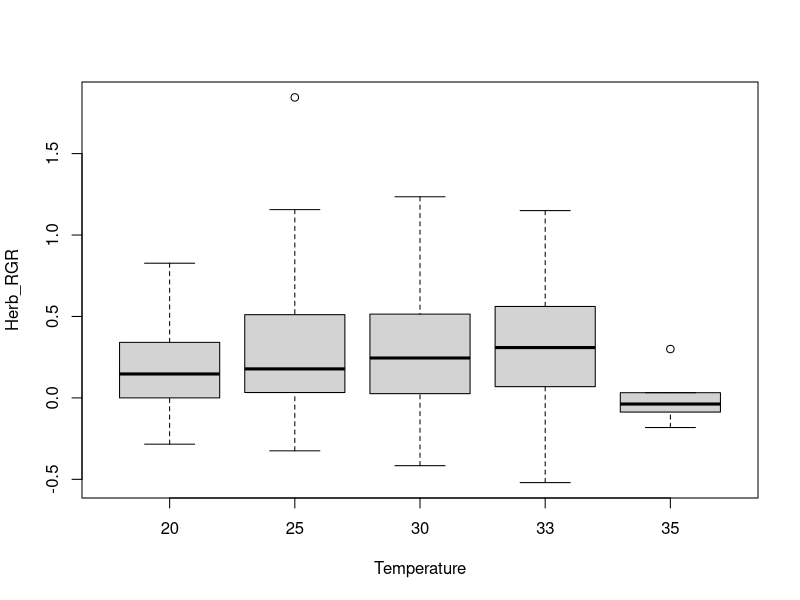
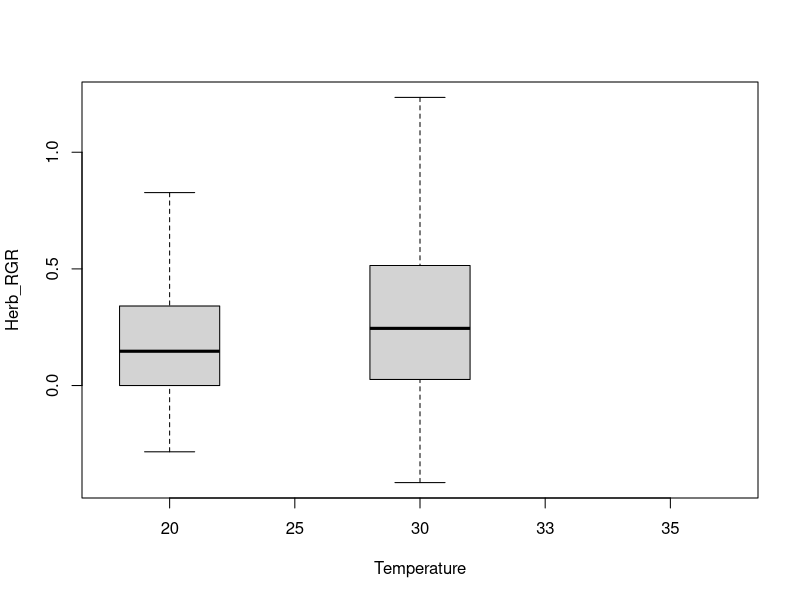
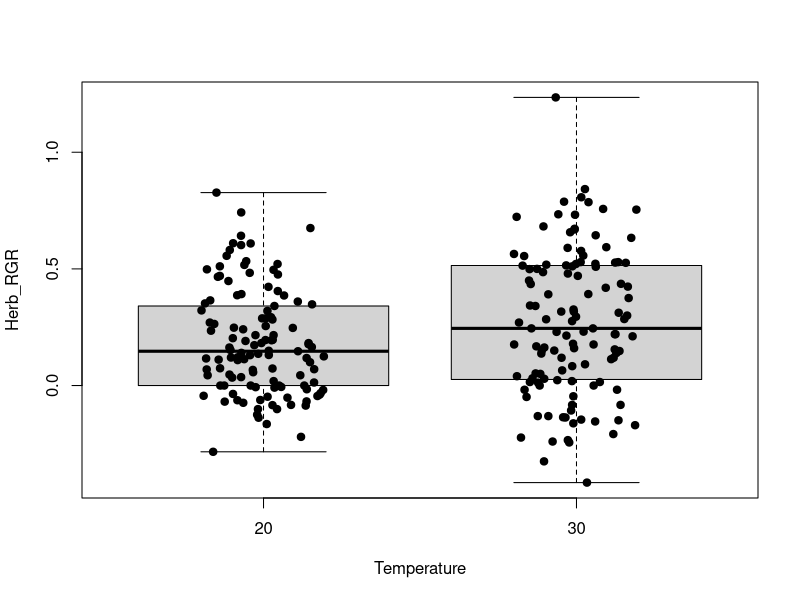
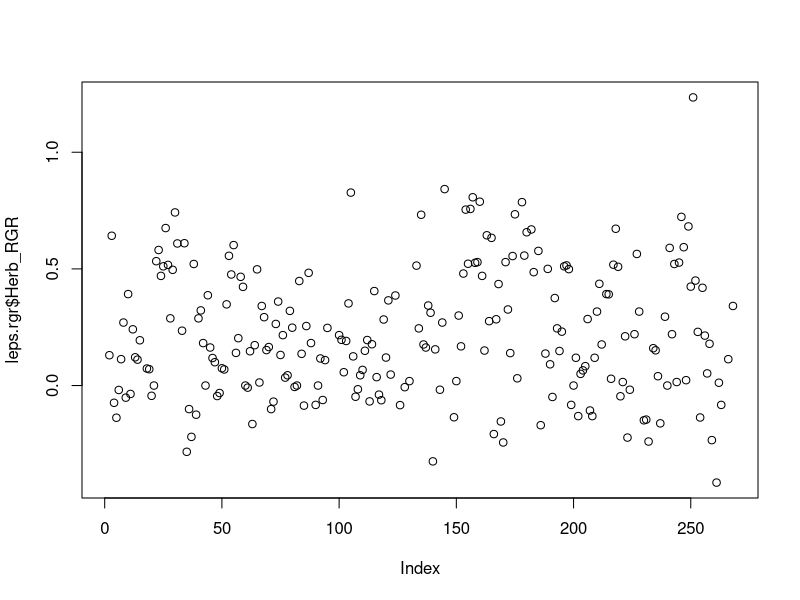
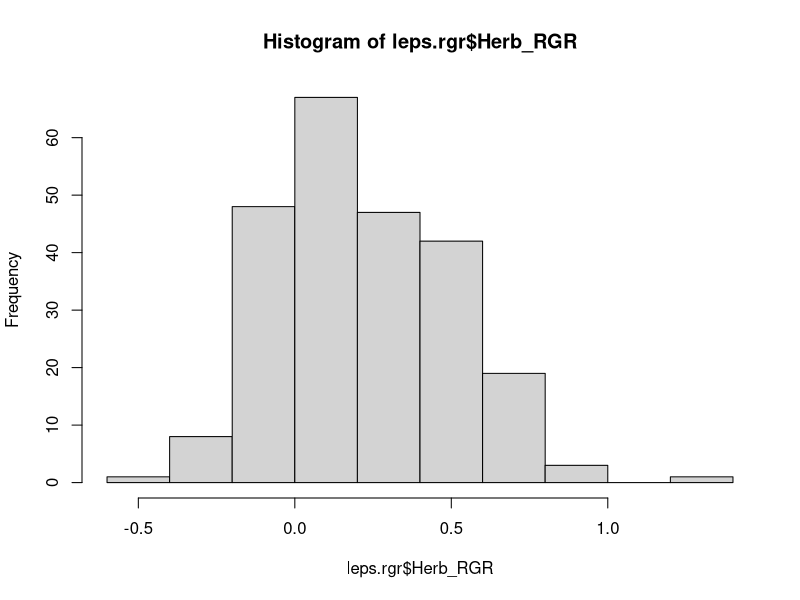
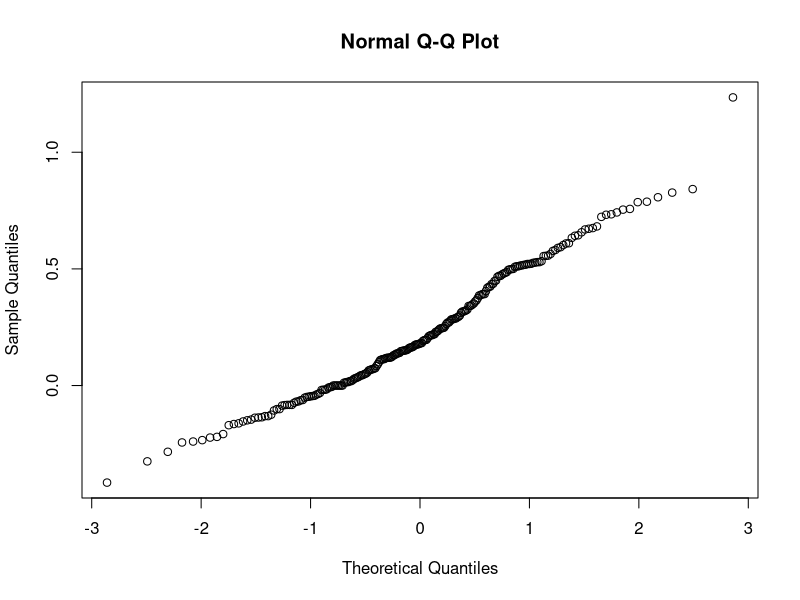
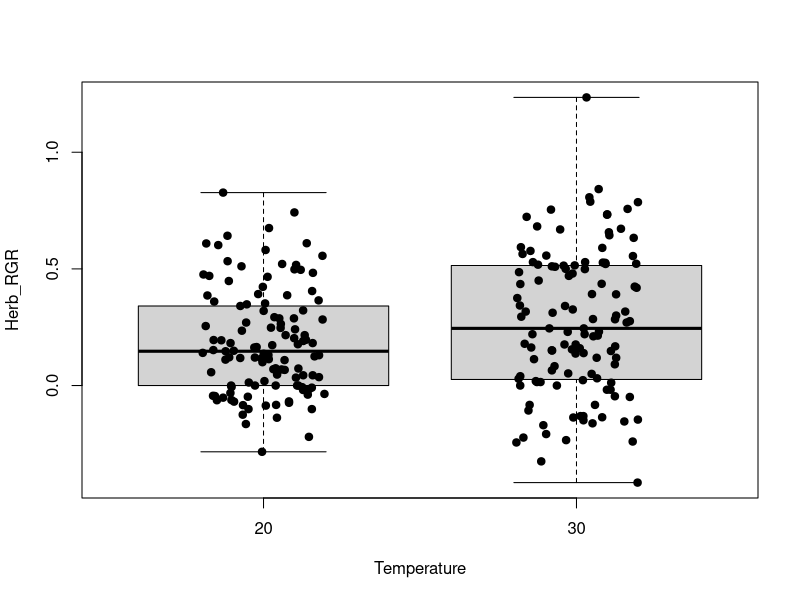
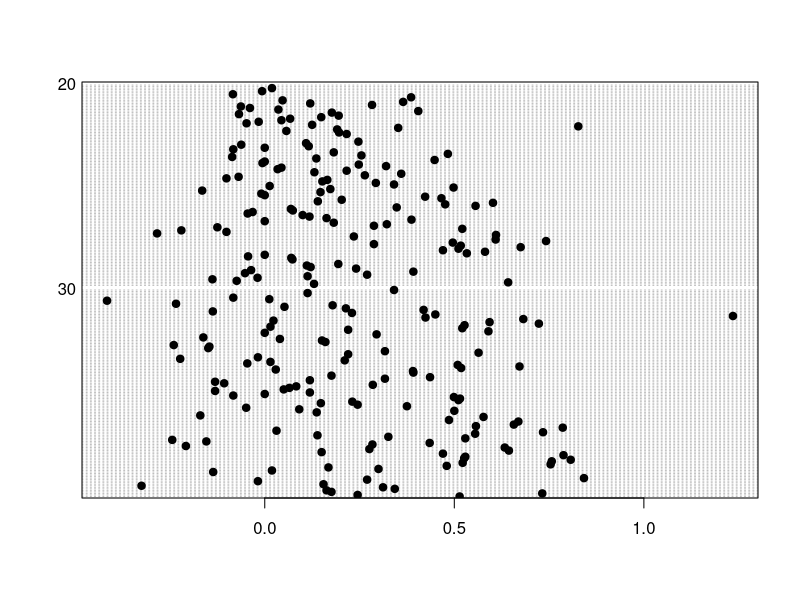

Write the R code that produced these figures, in order.
############################################################################
# 
# ENT6702 Entomological Techniques and Data Analysis
#
# t-test example
#
# Lemoine, Nathan P.; Burkepile, Deron E.; Parker, John D. (2015).
# Data from: Variable effects of temperature on insect herbivory [Dataset].
# Dryad. https://doi.org/10.5061/dryad.9fd75
#
# Lemoine NP, Burkepile DE, Parker JD. 2014.
# Variable effects of temperature on insect herbivory.
# PeerJ 2:e376 https://doi.org/10.7717/peerj.376
#
# 19 September 2023
#
############################################################################

# We are going to use a data set deposited on dryad to run some example t-tests
# The citation for the article and data are above

# Study looks at the effects of temperature on the herbivory rates of different
# insect species using no-choice bioassays. Insects were placed singly in a rearing
# cup and then randomly assigned to one of four temperatures (20, 25, 30, and 35 C).
# Consumption of plant material was assessed after 24 hrs

# Load the data
herb <- read.csv("./Week 5/t-test example/Feeding_Assays.csv")

nrow(herb)
str(herb)
head(herb)  
tail(herb)  

summary(herb)

# how many insect orders in the data set?
herb$Herb_Order <- as.factor(herb$Herb_Order)
levels(herb$Herb_Order)

# how many temperatures were measured in the bioassays?
herb$Temperature <- as.factor(herb$Temperature)
levels(herb$Temperature)

str(herb)
summary(herb)

# for the purposes of this example, we will compare relative growth rate of
# Lepidoptera among two temperatures, 20 C and 30 C
# SO, we need to subset the data

library(tidyverse)

# pull out data from Lepidoptera only
leps <- herb %>% filter(Herb_Order == "Lepidoptera") %>% droplevels()
levels(leps$Herb_Order)
boxplot(Herb_RGR ~ Temperature, data = leps)
summary(leps)

# now let's subset the data again to pull out data associated with 20 and 30 C treatments
t20 <- leps[which(leps$Temperature == "20"),]
t30 <- leps[which(leps$Temperature == "30"),]

leps.rgr <- rbind(t20, t30)
boxplot(Herb_RGR ~ Temperature, data = leps.rgr)
leps.rgr <- droplevels(leps.rgr)

str(leps.rgr)
summary(leps.rgr)

boxplot(Herb_RGR ~ Temperature, data = leps.rgr)
stripchart(Herb_RGR ~ Temperature, data = leps.rgr, pch = 19, add = TRUE,
           vertical = TRUE, method = "jitter", jitter = 0.2)


#### Checking assumptions: 1. Response is continuous
plot(leps.rgr$Herb_RGR)


#### Checking assumptions: 2. Data are independent
# Since we did not collect the data from this experiment, we will have to assume this is true.
# We can review the methods of the article to support our assumption.


#### Checking assumptions: 3. Normality
hist(leps.rgr$Herb_RGR)
qqnorm(leps.rgr$Herb_RGR)

# There are formal tests to assess normality (e.g., Shapiro-Wilk Test)
# but they are usually very sensitive
shapiro.test(leps.rgr$Herb_RGR)
?shapiro.test()


#### Checking assumptions: 4. Homogeneity of variances
boxplot(Herb_RGR ~ Temperature, data = leps.rgr)
stripchart(Herb_RGR ~ Temperature, data = leps.rgr, pch = 19, add = TRUE,
           vertical = TRUE, method = "jitter", jitter = 0.2)

dotchart(leps.rgr$Herb_RGR, groups = leps.rgr$Temperature, pch = 19)
?dotchart()

# There are formal tests to assess variance as well (e.g., Levene's Test; Bartlett Test)
bartlett.test(leps.rgr$Herb_RGR ~ leps.rgr$Temperature)
?bartlett.test()


#### T-test
?t.test()
t.test(Herb_RGR ~ Temperature, data = leps.rgr, alternative = "two.sided")

t.test(Herb_RGR ~ Temperature, data = leps.rgr, alternative = "two.sided", var.equal = TRUE)

#### Non-parametric version (Mann-Whitney test) if your data violate the assumptions
?wilcox.test
wilcox.test(Herb_RGR ~ Temperature, data = leps.rgr, alternative = "two.sided")


